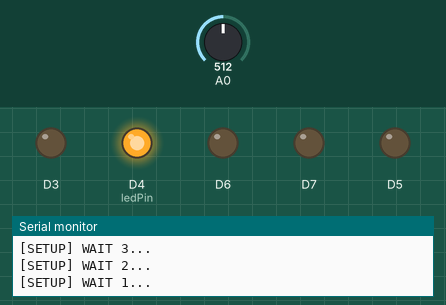
Simulated run of this sketch. Board: ESP8266 (NodeMCU). Parts: output pins drawn as LEDs (lit = HIGH), the last lines printed to the serial monitor. The inputs (shaded band) are chosen by the test bench; at power-on: A0 = 512. WiFi joins after 1.5 s; servers stay silent unless stated; uploads are accepted with an empty reply.

Above: at 3.4 s.
At 5.65 s:
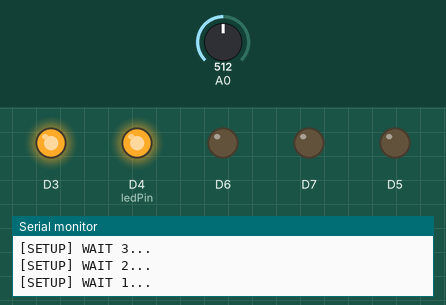
At 6.05 s:
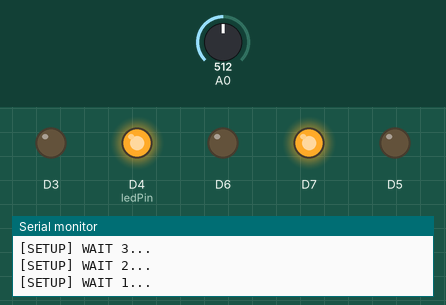
At 15.05 s:
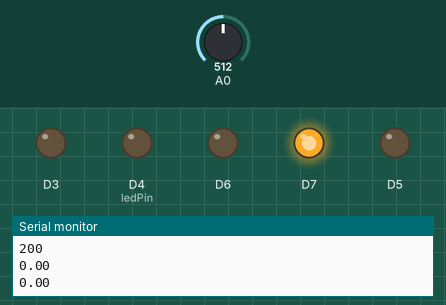
At 23.65 s:
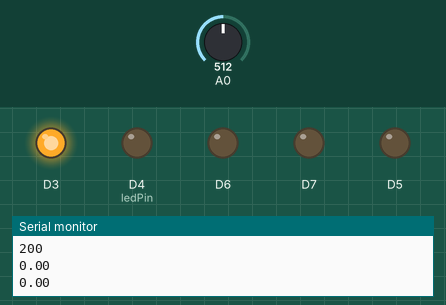
At 33.3 s:
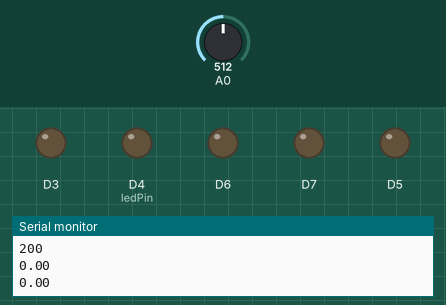
Timing chart, 0 to 34.8 s (numbered marks = the images above):
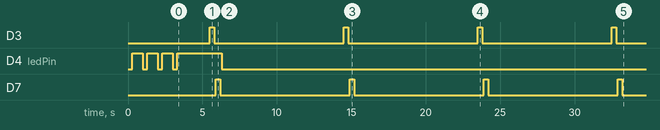

The sketch:

sketch.ino
```cpp
#include <Arduino.h>
#include <ESP8266WiFi.h>
#include <ESP8266WiFiMulti.h>
#include <ESP8266HTTPClient.h>
#include <ArduinoJson.h>

#define USE_SERIAL Serial

ESP8266WiFiMulti WiFiMulti;
int ledPin = D4;
int cond=0;
void setup() {

   // USE_SERIAL.setDebugOutput(true);
    Serial.begin(9600);
    USE_SERIAL.println();
    USE_SERIAL.println();
    USE_SERIAL.println();

    pinMode(ledPin, OUTPUT);
    pinMode(D5,OUTPUT);
    pinMode(D6,OUTPUT);
    pinMode(D7,OUTPUT);
    pinMode(D3,OUTPUT);

    for(uint8_t t = 4; t > 0; t--) {
        USE_SERIAL.printf("[SETUP] WAIT %d...\n", t);
        USE_SERIAL.flush();
        digitalWrite(ledPin, 0);
        delay(300);
        digitalWrite(ledPin, 1);
        delay(700);
    }
//
    WiFiMulti.addAP("PROLINK_H5004NK_7C0FF", "0112293636slt");

}

void loop() {
  float light_out=0;
  float ac_out=0;
  if((WiFiMulti.run() == WL_CONNECTED)) {
        digitalWrite(D3,HIGH);
        delay(300);
        if(cond==0){
          int temp=27;
          cond=1;
          }else{
          int temp=26;
            cond=0;
            }
        int temp=27;
        digitalWrite(D3,LOW);
        delay(100);
        digitalWrite(D7,HIGH);
        delay(300);
        int light=analogRead(A0);
        digitalWrite(D7,LOW);
        delay(100);
        digitalWrite(ledPin, 0);

        StaticJsonBuffer<300> JSONbuffer;   //Declaring static JSON buffer
        JsonObject& JSONencoder = JSONbuffer.createObject();

        JSONencoder["temperature"] = temp;
        JSONencoder["light"] = light;
        char JSONmessageBuffer[300];
        JSONencoder.prettyPrintTo(JSONmessageBuffer, sizeof(JSONmessageBuffer));
        Serial.println(JSONmessageBuffer);

        HTTPClient http;

        http.begin("http://192.168.1.6:8000/indata/");      //Specify request destination
        http.addHeader("Content-Type", "application/json");  //Specify content-type header

        int httpCode = http.POST(JSONmessageBuffer);   //Send the request
        if((int)httpCode>0){
            const size_t bufferSize = JSON_OBJECT_SIZE(2) + JSON_OBJECT_SIZE(3) + JSON_OBJECT_SIZE(5) + JSON_OBJECT_SIZE(8) + 370;
            DynamicJsonBuffer jsonBuffer(bufferSize);
            JsonObject& root = jsonBuffer.parseObject(http.getString());
            light_out=root["output_lights"];
            ac_out=root["output_ac"];

        }


        Serial.println(httpCode);   //Print HTTP return code
        Serial.println(light_out);
        Serial.println(ac_out);//Print request response payload

        http.end();
        analogWrite(D5,light_out);
        analogWrite(D6,ac_out);
        delay(8000);
  }else{
    Serial.println("Error in WiFi connection");
    digitalWrite(ledPin, 0);
    delay(200);
  }


}
```

Measured:
- by itself, D3, D7: alternates HIGH for 0.30 s and LOW for 8.7 s
- by itself, D4 (ledPin): repeats every 1.0 s: HIGH 0.70 s, LOW 0.30 s
